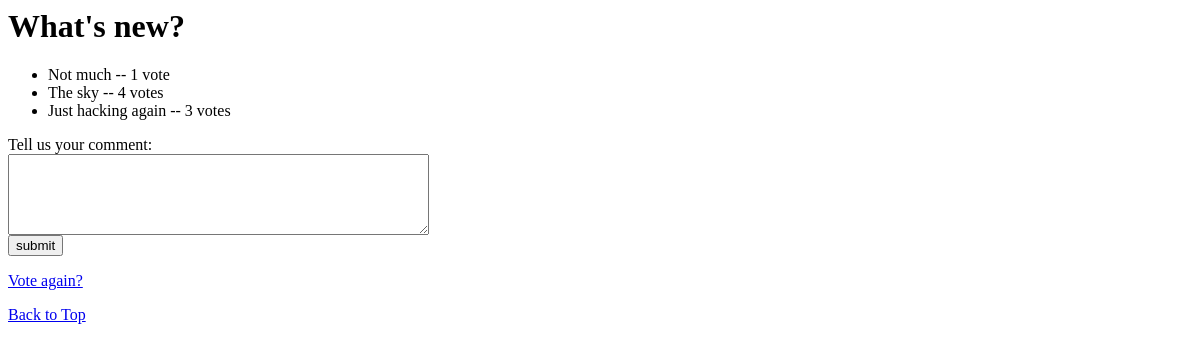
/polls/1/results/, run on an earlier commit of the app's database.
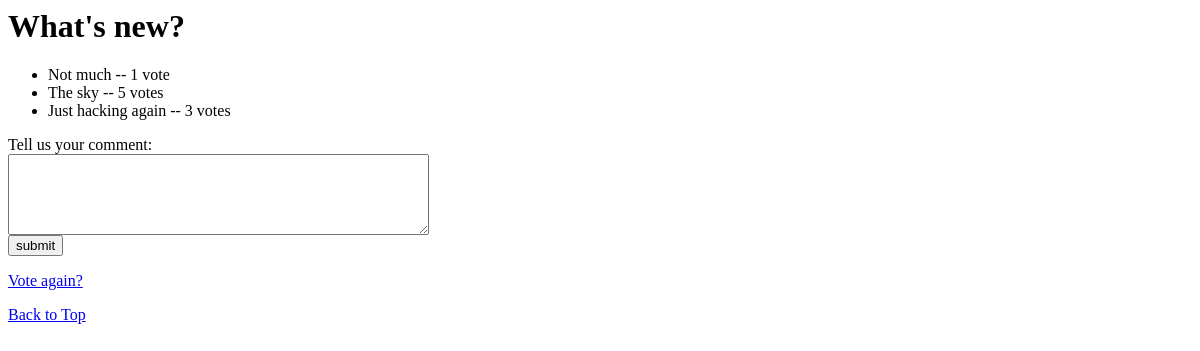
And on a later commit of the database.
### polls/models.py (models this page shows, shortened)
class Question(models.Model):
    question_text = models.CharField(max_length=200)
    pub_date = models.DateTimeField('date published')

class Choice(models.Model):
    question = models.ForeignKey(Question, on_delete=models.CASCADE)
    choice_text = models.CharField(max_length=200)
    votes = models.IntegerField(default=0)

### polls/views.py (the view)
# urls.py: path('<int:pk>/results/', views.ResultsView.as_view(), name='results'),
class ResultsView(generic.DetailView):
    model = Question
    template_name = 'polls/results.html'

### polls/templates/polls/results.html (shortened to what this page needs)
<h1>{{ question.question_text }}</h1>
<ul>
{% for choice in question.choice_set.all %}
    <li>{{ choice.choice_text }} -- {{ choice.votes }} vote{{ choice.votes|pluralize }}</li>
{% endfor %}
</ul>
<form action="{% url 'polls:post_comment' %}" method="post">
    <label>Tell us your comment:</label>
    <br/>
    <textarea name="comment_text" rows="5" cols="50"></textarea>
    <br/>
    <input type="submit" value="submit">
</form>
<p><a href="{% url 'polls:detail' question.id %}">Vote again?</a></p>
<p><a href="{% url 'polls:index' %}">Back to Top</a></p>

What changed in the data, as far as the page shows it:
changed Choice "The sky": votes "4" → "5"
